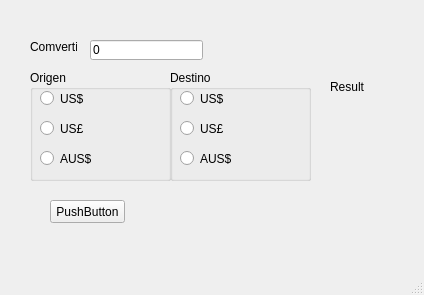
<?xml version="1.0" encoding="UTF-8"?>
<ui version="4.0">
 <class>MainWindow</class>
 <widget class="QMainWindow" name="MainWindow">
  <property name="geometry">
   <rect>
    <x>0</x>
    <y>0</y>
    <width>424</width>
    <height>295</height>
   </rect>
  </property>
  <property name="windowTitle">
   <string>MainWindow</string>
  </property>
  <widget class="QWidget" name="centralwidget">
   <widget class="QGroupBox" name="groupBox">
    <property name="geometry">
     <rect>
      <x>30</x>
      <y>70</y>
      <width>141</width>
      <height>111</height>
     </rect>
    </property>
    <property name="title">
     <string>Origen</string>
    </property>
    <widget class="QRadioButton" name="FromUS">
     <property name="geometry">
      <rect>
       <x>10</x>
       <y>20</y>
       <width>82</width>
       <height>17</height>
      </rect>
     </property>
     <property name="text">
      <string>US$</string>
     </property>
    </widget>
    <widget class="QRadioButton" name="FromUK">
     <property name="geometry">
      <rect>
       <x>10</x>
       <y>50</y>
       <width>82</width>
       <height>17</height>
      </rect>
     </property>
     <property name="text">
      <string>US£</string>
     </property>
    </widget>
    <widget class="QRadioButton" name="FromAUS">
     <property name="geometry">
      <rect>
       <x>10</x>
       <y>80</y>
       <width>82</width>
       <height>17</height>
      </rect>
     </property>
     <property name="text">
      <string>AUS$</string>
     </property>
    </widget>
   </widget>
   <widget class="QGroupBox" name="groupBox_2">
    <property name="geometry">
     <rect>
      <x>170</x>
      <y>70</y>
      <width>141</width>
      <height>111</height>
     </rect>
    </property>
    <property name="title">
     <string>Destino</string>
    </property>
    <widget class="QRadioButton" name="radioButton_4">
     <property name="geometry">
      <rect>
       <x>10</x>
       <y>20</y>
       <width>82</width>
       <height>17</height>
      </rect>
     </property>
     <property name="text">
      <string>US$</string>
     </property>
    </widget>
    <widget class="QRadioButton" name="radioButton_5">
     <property name="geometry">
      <rect>
       <x>10</x>
       <y>50</y>
       <width>82</width>
       <height>17</height>
      </rect>
     </property>
     <property name="text">
      <string>US£</string>
     </property>
    </widget>
    <widget class="QRadioButton" name="radioButton_6">
     <property name="geometry">
      <rect>
       <x>10</x>
       <y>80</y>
       <width>82</width>
       <height>17</height>
      </rect>
     </property>
     <property name="text">
      <string>AUS$</string>
     </property>
    </widget>
   </widget>
   <widget class="QLabel" name="label">
    <property name="geometry">
     <rect>
      <x>30</x>
      <y>40</y>
      <width>47</width>
      <height>13</height>
     </rect>
    </property>
    <property name="text">
     <string>Comvertir</string>
    </property>
   </widget>
   <widget class="QPushButton" name="pushButton">
    <property name="geometry">
     <rect>
      <x>50</x>
      <y>200</y>
      <width>75</width>
      <height>23</height>
     </rect>
    </property>
    <property name="text">
     <string>PushButton</string>
    </property>
   </widget>
   <widget class="QLabel" name="label_2">
    <property name="geometry">
     <rect>
      <x>330</x>
      <y>80</y>
      <width>47</width>
      <height>13</height>
     </rect>
    </property>
    <property name="text">
     <string>Result</string>
    </property>
   </widget>
   <widget class="QLineEdit" name="lineEdit">
    <property name="geometry">
     <rect>
      <x>90</x>
      <y>40</y>
      <width>113</width>
      <height>20</height>
     </rect>
    </property>
    <property name="text">
     <string>0</string>
    </property>
   </widget>
  </widget>
  <widget class="QMenuBar" name="menubar">
   <property name="geometry">
    <rect>
     <x>0</x>
     <y>0</y>
     <width>424</width>
     <height>21</height>
    </rect>
   </property>
  </widget>
  <widget class="QStatusBar" name="statusbar"/>
 </widget>
 <resources/>
 <connections/>
</ui>
